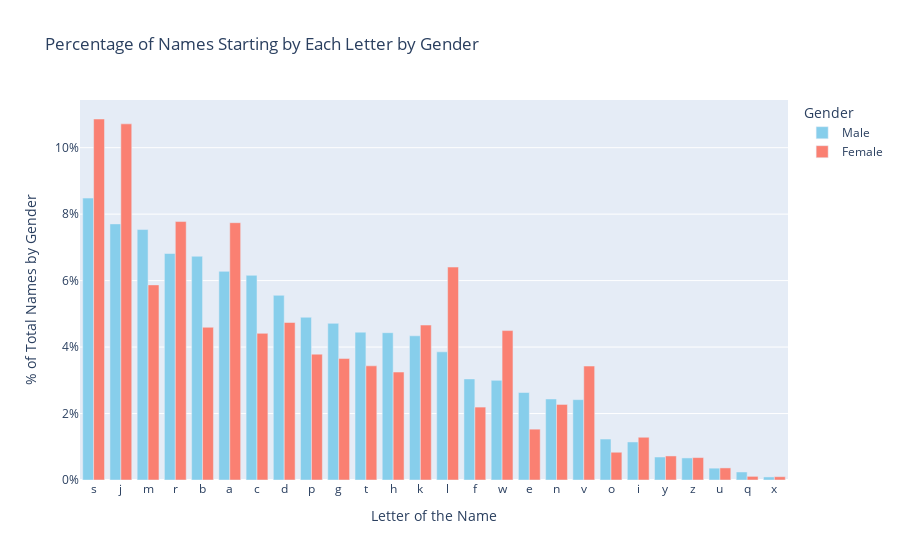
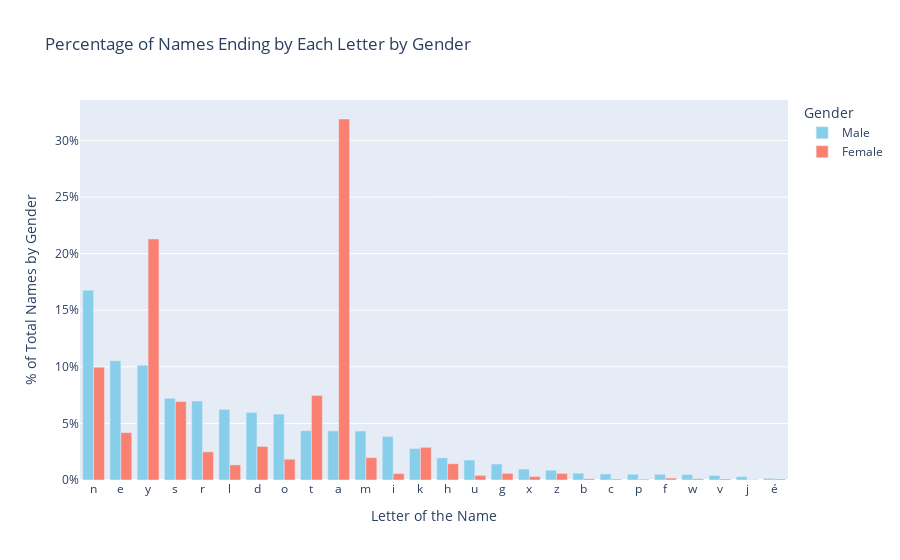

The code cell stored with these charts, in order, in its notebook:
### Code cell
plot_letter_name_percentage(df_char_cleaned, 0)
plot_letter_name_percentage(df_char_cleaned, -1)

### Figure 1 — Plotly figure (JSON) as saved in the notebook; plotly's stock layout.template omitted (floating-point values rounded to 4 significant figures)
{"data": [{"hoverinfo": "text", "hovertext": ["Top names: Steve, Sam, Simon", "Top names: John, James, Jack", "Top names: Michael, Max, Mike", "Top names: Robert, Richard, Roy", "Top names: Bob, Bill, Billy", "Top names: Arthur, Alex, Adam", "Top names: Charlie, Charles, Chris", "Top names: David, Danny, Dave", "Top names: Paul, Peter, Phil", "Top names: George, Guy, Gary", "Top names: Tom, Thomas, Tony", "Top names: Harry, Henry, Howard", "Top names: Kevin, Karl, Kid", "Top names: Louis, Larry, Leo", "Top names: Frank, Fred, Francis", "Top names: William, Walter, Wilson", "Top names: Eddie, Ed, Edward", "Top names: Nick, Norman, Neil", "Top names: Vijay, Vikram, Victor", "Top names: Oliver, Oscar, Owen", "Top names: Ivan, Il, Ian", "Top names: Yosemite, Yuri, Yu", "Top names: Zack, Zach, Zeke", "Top names: Uday, Ulysses, Usman", "Top names: Quentin, Quinn, Quincy", "Top names: Xavier, Xiao, Xander"], "marker": {"color": "skyblue"}, "name": "Male", "type": "bar", "x": ["s", "j", "m", "r", "b", "a", "c", "d", "p", "g", "t", "h", "k", "l", "f", "w", "e", "n", "v", "o", "i", "y", "z", "u", "q", "x"], "y": [8.484, 7.707, 7.536, 6.816, 6.732, 6.278, 6.159, 5.558, 4.897, 4.713, 4.449, 4.432, 4.339, 3.857, 3.042, 2.999, 2.633, 2.438, 2.418, 1.233, 1.145, 0.6917, 0.6643, 0.356, 0.2413, 0.09199]}, {"hoverinfo": "text", "hovertext": ["Top names: Sarah, Susan, Sara", "Top names: Julie, Jane, Jennifer", "Top names: Mary, Marie, Maggie", "Top names: Rachel, Rose, Rebecca", "Top names: Barbara, Betty, Beth", "Top names: Alice, Anna, Anne", "Top names: Claire, Charlotte, Catherine", "Top names: Diane, Diana, Dorothy", "Top names: Priya, Pooja, Paula", "Top names: Gloria, Grace, Gina", "Top names: Tina, Tanya, Tracy", "Top names: Helen, Hannah, Heather", "Top names: Kate, Karen, Katie", "Top names: Lisa, Linda, Laura", "Top names: Frau, Frances, Fiona", "Top names: Wendy, Wanda, Williams", "Top names: Elizabeth, Emily, Ellen", "Top names: Nina, Nicole, Nancy", "Top names: Victoria, Vanessa, Valerie", "Top names: Olivia, Olga, Ophelia", "Top names: Isabelle, Isabel, Irene", "Top names: Yvonne, Yvette, Yolanda", "Top names: Zoe, Zoey, Zora", "Top names: Ursula, Usha, Uma", "Top names: Queenie, Quinn, Qiu", "Top names: Xiao, Xu, Ximena"], "marker": {"color": "salmon"}, "name": "Female", "type": "bar", "x": ["s", "j", "m", "r", "b", "a", "c", "d", "p", "g", "t", "h", "k", "l", "f", "w", "e", "n", "v", "o", "i", "y", "z", "u", "q", "x"], "y": [10.86, 10.72, 5.871, 7.777, 4.596, 7.742, 4.413, 4.74, 3.787, 3.655, 3.435, 3.249, 4.663, 6.408, 2.194, 4.496, 1.53, 2.273, 3.429, 0.835, 1.286, 0.7233, 0.6745, 0.3637, 0.1097, 0.09955]}], "layout": {"barmode": "group", "legend": {"title": {"text": "Gender"}}, "title": {"text": "Percentage of Names Starting by Each Letter by Gender"}, "xaxis": {"title": {"text": "Letter of the Name"}}, "yaxis": {"ticksuffix": "%", "title": {"text": "% of Total Names by Gender"}}}}

### Figure 2 — Plotly figure (JSON) as saved in the notebook; plotly's stock layout.template omitted (floating-point values rounded to 4 significant figures)
{"data": [{"hoverinfo": "text", "hovertext": ["Top names: John, Simon, Kevin", "Top names: George, Charlie, Joe", "Top names: Johnny, Danny, Harry", "Top names: James, Charles, Thomas", "Top names: Arthur, Peter, Walter", "Top names: Paul, Michael, Bill", "Top names: David, Richard, Ed", "Top names: Leo, Antonio, Bruno", "Top names: Robert, Matt, Scott", "Top names: Krishna, Santa, Joshua", "Top names: Tom, Jim, William", "Top names: Ravi, Ali, Jai", "Top names: Jack, Frank, Nick", "Top names: Joseph, Josh, Mitch", "Top names: Lou, Raju, Stu", "Top names: Doug, King, Greg", "Top names: Max, Alex, Felix", "Top names: Franz, Fritz, Heinz", "Top names: Bob, Jacob, Rob", "Top names: Eric, Vic, Mac", "Top names: Philip, Phillip, Pratap", "Top names: Jeff, Wolf, Josef", "Top names: Andrew, Matthew, Drew", "Top names: Rajiv, Gustav, Yadav", "Top names: Suraj, Raj, Manoj", "Top names: André, José, René"], "marker": {"color": "skyblue"}, "name": "Male", "type": "bar", "x": ["n", "e", "y", "s", "r", "l", "d", "o", "t", "a", "m", "i", "k", "h", "u", "g", "x", "z", "b", "c", "p", "f", "w", "v", "j", "é"], "y": [16.78, 10.54, 10.13, 7.226, 6.982, 6.245, 5.976, 5.822, 4.354, 4.343, 4.327, 3.849, 2.784, 1.956, 1.766, 1.413, 0.9701, 0.8638, 0.6069, 0.5364, 0.5101, 0.5054, 0.4922, 0.405, 0.2975, 0.1458]}, {"hoverinfo": "text", "hovertext": ["Top names: Helen, Susan, Karen", "Top names: Alice, Kate, Julie", "Top names: Mary, Emily, Amy", "Top names: Doris, Frances, Agnes", "Top names: Jennifer, Heather, Eleanor", "Top names: Rachel, Carol, Jill", "Top names: Girlfriend, Ingrid, Red", "Top names: Margo, Jo, Flo", "Top names: Margaret, Janet, Harriet", "Top names: Lisa, Barbara, Anna", "Top names: Kim, Miriam, Sam", "Top names: Anjali, Shanti, Nikki", "Top names: Park, Jack, Mak", "Top names: Sarah, Elizabeth, Beth", "Top names: Frau, Madhu, Lou", "Top names: Meg, Peg, Ying", "Top names: Alex, Max, Beatrix", "Top names: Liz, Inez, Roz", "Top names: Barb, Deb, Nightclub", "Top names: Mac, Vic, Isaac", "Top names: Boop, Miep, Lemp", "Top names: Sif, Elif, Wolff", "Top names: Willow, Vrouw, Mevrouw", "Top names: Bev, Viv, Liv", "Top names: Saroj, Asajj, Yuvraj", "Top names: Chloé, Zoé, Padmé"], "marker": {"color": "salmon"}, "name": "Female", "type": "bar", "x": ["n", "e", "y", "s", "r", "l", "d", "o", "t", "a", "m", "i", "k", "h", "u", "g", "x", "z", "b", "c", "p", "f", "w", "v", "j", "é"], "y": [9.971, 4.189, 21.3, 6.936, 2.487, 1.333, 2.968, 1.833, 7.472, 31.9, 1.973, 0.5729, 2.887, 1.438, 0.4084, 0.5871, 0.3047, 0.581, 0.1097, 0.0833, 0.06907, 0.1707, 0.09955, 0.08939, 0.03047, 0.09142]}], "layout": {"barmode": "group", "legend": {"title": {"text": "Gender"}}, "title": {"text": "Percentage of Names Ending by Each Letter by Gender"}, "xaxis": {"title": {"text": "Letter of the Name"}}, "yaxis": {"ticksuffix": "%", "title": {"text": "% of Total Names by Gender"}}}}
